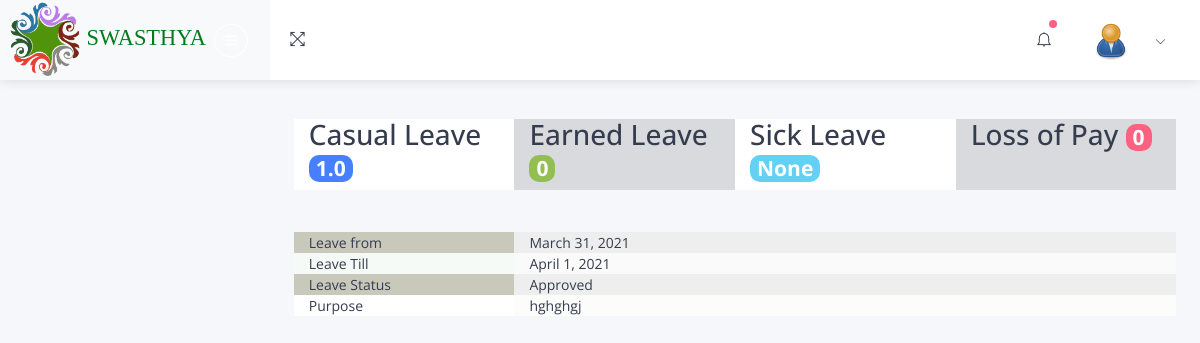
/leave/112/, run on the app's committed database.
### leave/models.py (models this page shows, shortened)
class LeaveRequest(models.Model):
    APPROVED = 'Approved'
    PENDING = 'Pending'
    REJECTED = 'Rejected'
    CANCELLED = 'Cancelled'
    YES='YES'
    NO='NO'
    NA = 'NA'
    LEAVE_STATUS = (
        (APPROVED,APPROVED),
        (PENDING,PENDING),
        (REJECTED,REJECTED)
    )
    YESNO = (
        (YES,YES),
        (NO,NO)
    )
    employee = models.ForeignKey(Employee, on_delete=models.CASCADE)
    leavefrom = models.DateField()
    leavetill = models.DateField()
    purpose = models.CharField(max_length=100,null=True,blank=True)
    applied_date = models.DateField(default=timezone.now)
    comments = models.TextField(null=True, blank=True)
    is_sick = models.CharField(max_length=3,choices=YESNO)
    first_approver_status = models.CharField(max_length=12, choices=LEAVE_STATUS,null=True, blank=True)
    second_approver_status = models.CharField(max_length=12, choices=LEAVE_STATUS,null=True, blank=True)
    third_approver_status = models.CharField(max_length=12, choices=LEAVE_STATUS,null=True, blank=True)
    first_approver_remark = models.TextField(null=True, blank=True)
    second_approver_remark = models.TextField(null=True, blank=True)
    third_approver_remark = models.TextField(null=True, blank=True)
    leave_state = models.CharField(max_length=12, default=PENDING)
    created_by = models.ForeignKey(User, on_delete=models.CASCADE)
    objects = LeavesRequestManager()
    def __str__(self):
        return self.leave_state

### leave/views.py (the view)
# urls.py: path('<int:id>/', LeaveDetailView.as_view(), name='leave-detail'),
class LeaveDetailView(DetailView):
    template_name = 'leave/leave_detail.html'
    def get_context_data(self, **kwargs):
        context = super(LeaveDetailView, self).get_context_data(**kwargs)
        print('Inside Detailview-get_context_data')
        this_obj = context['object']
        leavetypeset = {}
        if this_obj:
            employee = this_obj.employee
            if employee:
                leavetypes = LeaveType.objects.filter(can_apply=LeaveType.YES)
                leavetypeset = {}
                if leavetypes.exists():
                    for lt in leavetypes:
                        ap = ApprovedLeaves.objects.getTotalSpecificLeave(lt,employee)
                        leavetypeset[lt.code]= ap
        context['leavebalance'] = leavetypeset
        print(context)
        return context
    def get_object(self):
        id_ = self.kwargs.get("id")
        print('Inside Detailview-get_object')
        return get_object_or_404(LeaveRequest, id=id_)

### leave/manager.py (called while the page is built)
    def total_leaves_type(self,leave_type,employee):
        return self.filter(leavetype=leave_type, employee=employee)

    def get_queryset(self):
        return ApprovedLeavesQuerySet(self.model, using=self._db)  # Important!

    def getTotalSpecificLeave(self, leave_type, employee):
        leaves = self.get_queryset().total_leaves_type(leave_type, employee)
        tot = 0
        for lv in leaves:
            tot += lv.leaves_taken
        return tot

    def get_queryset(self):
        return LeaveTypeQuerySet(self.model, using=self._db)  # Important!

    def get_queryset(self):
        return LeaveRequestQuerySet(self.model, using=self._db)  # Important!

### leave/templatetags/custom_tags.py (called while the page is built)
@register.filter
def dictitem(dictionary, key):
    return dictionary.get(key)

### leave/templates/leave/leave_detail.html
{% extends 'base.html' %}
{% block structure %}
{% include 'inc/structure.html'%}
{% endblock %}
{% block content %}
{% load custom_tags %}
<div class="row">
    <div class="col-sm" style="background-color:rgb(255, 255, 255);"><h3>Casual Leave <span class="badge bg-primary">{{ leavebalance|dictitem:'CL' }}</span></h3></div>
    <div class="col-sm" style="background-color:rgb(217, 218, 221);"><h3>Earned Leave <span class="badge bg-success">{{ leavebalance|dictitem:'EL' }}</span></h3></div>
    <div class="col-sm" style="background-color:rgb(255, 255, 255);"><h3>Sick Leave <span class="badge bg-info">{{ leavebalance|dictitem:'SL' }}</span></h3></div>
    <div class="col-sm" style="background-color:rgb(217, 218, 221);"><h3>Loss of Pay <span class="badge bg-danger">{{ leavebalance|dictitem:'LOP' }}</span></h3></div>
</div>
<br/><br/>
<div class="row">
    <div class="col-sm-3" style="background-color:rgb(201, 201, 187);">Leave from</div>
    <div class="col-sm-9" style="background-color:rgb(238, 238, 238);">{{ object.leavefrom }}</div>
</div>
<div class="row">
    <div class="col-sm-3" style="background-color:rgb(246, 250, 246);">Leave Till</div>
    <div class="col-sm-9" style="background-color:rgb(250, 250, 250);">{{ object.leavetill }}</div>
</div>
<div class="row">
    <div class="col-sm-3" style="background-color:rgb(201, 201, 187);">Leave Status</div>
    <div class="col-sm-9" style="background-color:rgb(238, 238, 238);">{{ object.leave_state }}</div>
</div>
<div class="row">
    <div class="col-sm-3" style="background-color:rgb(255, 255, 255);">Purpose</div>
    <div class="col-sm-9" style="background-color:rgb(252, 253, 251);">{{ object.purpose }}</div>
</div>
  <br>
{% endblock %}
{% block footer%}
{% include 'inc/footer.html' %}
{% endblock %}

### data on the page
LeaveRequest: leavefrom "March 31, 2021", leavetill "April 1, 2021", leave_state "Approved", purpose "hghghgj"

### other printed values
{{ leavebalance|dictitem:'CL' }} "1.0"
{{ leavebalance|dictitem:'EL' }} "0"
{{ leavebalance|dictitem:'SL' }} "None"
{{ leavebalance|dictitem:'LOP' }} "0"
